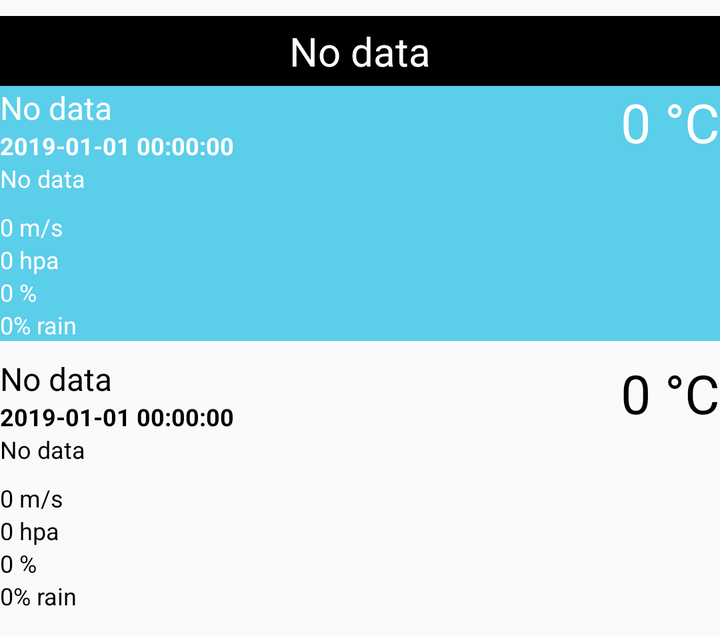
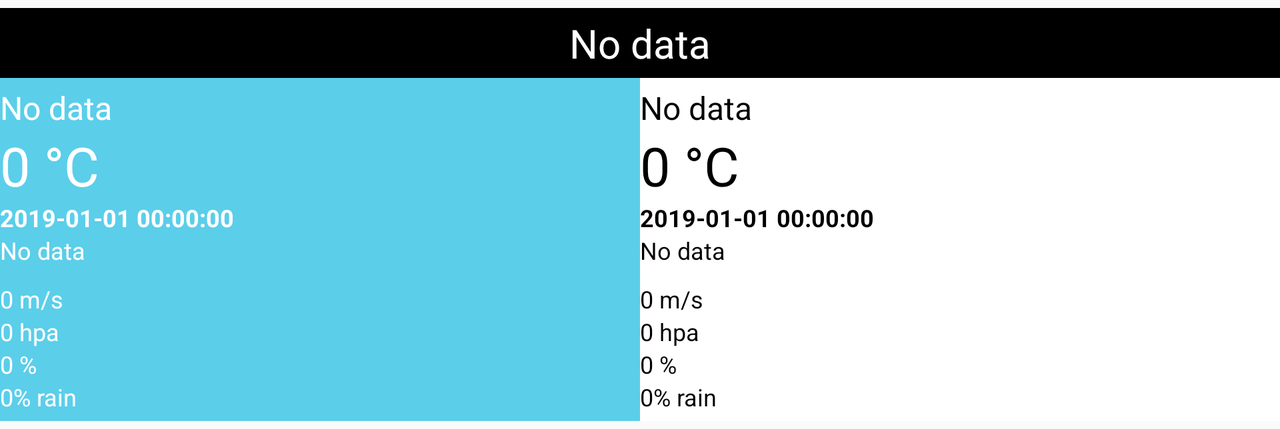

Compare how this app lays out the same screen by default and in its alternative resource folder. The renders come first, then the two layout files and the values they reference.
<!-- AndroidManifest.xml: application theme AppTheme -->
<!-- res/layout/list_trips_item.xml -->
<?xml version="1.0" encoding="utf-8"?>
<LinearLayout android:id="@+id/linearLayout"
    android:layout_width="match_parent"
    android:layout_height="wrap_content"
    android:layout_marginVertical="8dp"
    android:orientation="vertical"
    xmlns:tools="http://schemas.android.com/tools"
    xmlns:android="http://schemas.android.com/apk/res/android">

        <TextView
            android:id="@+id/widgetTitle"
            android:layout_width="match_parent"
            android:layout_height="wrap_content"
            android:textColor="@color/white"
            android:background="@color/colorPrimaryDark"
            android:textSize="20sp"
            tools:text="No data"
            android:paddingVertical="4dp"
            android:textAlignment="center"
            tools:ignore="NotSibling"/>

        <RelativeLayout
            android:layout_width="fill_parent"
            android:layout_height="wrap_content"
            android:layout_marginBottom="4dp"
            android:background="@color/colorPrimary">


            <TextView
                android:id="@+id/widgetCity"
                android:layout_width="wrap_content"
                android:layout_height="wrap_content"
                android:textColor="@color/white"
                android:textSize="16sp"
                tools:text="No data"
                android:layout_toLeftOf="@id/widgetTemperature"
                android:layout_alignParentLeft="true"
                tools:ignore="NotSibling"/>
            <TextView
                android:id="@+id/widgetTemperature"
                android:layout_width="wrap_content"
                android:layout_height="wrap_content"
                android:textColor="@color/white"
                android:textSize="27sp"
                android:layout_alignParentRight="true"
                tools:text="0 °C" />

            <ImageView
                android:id="@+id/widgetIcon"
                android:layout_width="wrap_content"
                android:layout_height="wrap_content"
                android:layout_below="@id/widgetTemperature"
                android:layout_alignParentRight="true"
                android:paddingRight="20sp"
                android:paddingTop="20sp"
                tools:ignore="NotSibling"
                />

            <TextView
                android:id="@+id/widgetTime"
                android:layout_width="wrap_content"
                android:layout_height="wrap_content"
                android:layout_below="@id/widgetCity"
                android:textColor="@color/white"
                android:textSize="12sp"
                android:textStyle="bold"
                tools:text="2019-01-01 00:00:00" />

            <TextView
                android:id="@+id/widgetDescription"
                android:layout_width="wrap_content"
                android:layout_height="wrap_content"
                android:textColor="@color/white"
                android:textSize="12sp"
                tools:text="No data"
                android:layout_below="@id/widgetTime"
                android:layout_toLeftOf="@id/widgetTemperature"
                android:layout_alignParentLeft="true"
                tools:ignore="NotSibling"/>

            <TextView
                android:id="@+id/widgetWind"
                android:layout_width="wrap_content"
                android:layout_height="wrap_content"
                android:layout_marginTop="8dp"
                android:textColor="@color/white"
                android:textSize="12sp"
                tools:text="0 m/s"
                android:layout_below="@id/widgetDescription"
                tools:ignore="NotSibling" />
            <TextView
                android:id="@+id/widgetPressure"
                android:layout_width="wrap_content"
                android:layout_height="wrap_content"
                android:textColor="@color/white"
                android:textSize="12sp"
                tools:text="0 hpa"
                android:layout_below="@id/widgetWind"
                tools:ignore="NotSibling" />
            <TextView
                android:id="@+id/widgetHumidity"
                android:layout_width="wrap_content"
                android:layout_height="wrap_content"
                android:textColor="@color/white"
                android:textSize="12sp"
                tools:text="0 %"
                android:layout_below="@id/widgetPressure"
                tools:ignore="NotSibling"/>
            <TextView
                android:id="@+id/widgetPrecip"
                android:layout_width="wrap_content"
                android:layout_height="wrap_content"
                android:layout_below="@id/widgetHumidity"
                android:textColor="@color/white"
                android:textSize="12sp"
                tools:text="0% rain" />

        </RelativeLayout>

        <RelativeLayout
            android:layout_width="fill_parent"
            android:layout_height="wrap_content"
            android:layout_marginVertical="4dp"
            >

            <TextView
                android:id="@+id/widgetCity2"
                android:layout_width="wrap_content"
                android:layout_height="wrap_content"
                android:textColor="@color/colorPrimaryDark"
                android:textSize="16sp"
                tools:text="No data"
                android:layout_toLeftOf="@id/widgetTemperature2"
                android:layout_alignParentLeft="true"
                tools:ignore="NotSibling"/>

            <TextView
                android:id="@+id/widgetTemperature2"
                android:layout_width="wrap_content"
                android:layout_height="wrap_content"
                android:textColor="@color/colorPrimaryDark"
                android:textSize="27sp"
                android:layout_alignParentRight="true"
                tools:text="0 °C" />

            <ImageView
                android:id="@+id/widgetIcon2"
                android:layout_width="wrap_content"
                android:layout_height="wrap_content"
                android:layout_below="@id/widgetTemperature2"
                android:layout_alignParentRight="true"
                android:paddingRight="20sp"
                android:paddingTop="20sp"
                tools:ignore="NotSibling"
                />

            <TextView
                android:id="@+id/widgetTime2"
                android:layout_width="wrap_content"
                android:layout_height="wrap_content"
                android:textColor="@color/colorPrimaryDark"
                android:textSize="12sp"
                android:layout_below="@id/widgetCity2"
                android:textStyle="bold"
                tools:text="2019-01-01 00:00:00" />

            <TextView
                android:id="@+id/widgetDescription2"
                android:layout_width="wrap_content"
                android:layout_height="wrap_content"
                android:textColor="@color/colorPrimaryDark"
                android:textSize="12sp"
                tools:text="No data"
                android:layout_below="@id/widgetTime2"
                android:layout_toLeftOf="@id/widgetTemperature2"
                android:layout_alignParentLeft="true"
                tools:ignore="NotSibling"/>

            <TextView
                android:id="@+id/widgetWind2"
                android:layout_width="wrap_content"
                android:layout_height="wrap_content"
                android:layout_marginTop="8dp"
                android:textColor="@color/colorPrimaryDark"
                android:textSize="12sp"
                tools:text="0 m/s"
                android:layout_below="@id/widgetDescription2"
                tools:ignore="NotSibling" />
            <TextView
                android:id="@+id/widgetPressure2"
                android:layout_width="wrap_content"
                android:layout_height="wrap_content"
                android:textColor="@color/colorPrimaryDark"
                android:textSize="12sp"
                tools:text="0 hpa"
                android:layout_below="@id/widgetWind2"
                tools:ignore="NotSibling" />
            <TextView
                android:id="@+id/widgetHumidity2"
                android:layout_width="wrap_content"
                android:layout_height="wrap_content"
                android:textColor="@color/colorPrimaryDark"
                android:textSize="12sp"
                tools:text="0 %"
                android:layout_below="@id/widgetPressure2"
                tools:ignore="NotSibling"/>
            <TextView
                android:id="@+id/widgetPrecip2"
                android:layout_width="wrap_content"
                android:layout_height="wrap_content"
                android:layout_below="@id/widgetHumidity2"
                android:textColor="@color/colorPrimaryDark"
                android:textSize="12sp"
                tools:text="0% rain" />

        </RelativeLayout>

    </LinearLayout>
<!-- resources referenced by this layout -->
<resources>
  <color name="colorPrimary">#5bceea</color>
  <color name="colorPrimaryDark">#000000</color>
  <color name="white">#ffffff</color>
  <style name="AppTheme" parent="Theme.AppCompat.Light.DarkActionBar">
          
          <item name="colorPrimary">@color/colorPrimary</item>
          <item name="colorPrimaryDark">@color/colorPrimaryDark</item>
          <item name="colorAccent">@color/colorAccent</item>
      </style>
  <color name="colorAccent">#afafaf</color>
</resources>
<!-- res/layout-land/list_trips_item.xml (the repository's variant of the layout above) -->
<!-- drawn on the phone turned sideways -->
<?xml version="1.0" encoding="utf-8"?>
<LinearLayout android:id="@+id/linearLayout"
    android:layout_width="match_parent"
    android:layout_height="wrap_content"
    android:layout_marginVertical="4dp"
    android:orientation="vertical"
    xmlns:tools="http://schemas.android.com/tools"
    xmlns:android="http://schemas.android.com/apk/res/android">

    <TextView
        android:id="@+id/widgetTitle"
        android:layout_width="match_parent"
        android:layout_height="wrap_content"
        android:textColor="@color/white"
        android:background="@color/colorPrimaryDark"
        android:textSize="20sp"
        tools:text="No data"
        android:paddingVertical="4dp"
        android:textAlignment="center"
        tools:ignore="NotSibling"/>
    <LinearLayout
        android:layout_width="match_parent"
        android:layout_height="wrap_content"
        android:orientation="horizontal">

        <LinearLayout
            android:id="@+id/linearLayout2"
            android:layout_width="wrap_content"
            android:layout_height="match_parent"
            android:layout_weight="1"
            android:background="@color/colorPrimary"
            android:paddingBottom="4dp"
            android:paddingTop="4dp"
            android:orientation="vertical">


            <TextView
                android:id="@+id/widgetCity"
                android:layout_width="wrap_content"
                android:layout_height="wrap_content"
                android:textColor="@color/white"
                android:textSize="16sp"
                tools:text="No data"
                tools:ignore="NotSibling"/>
            <RelativeLayout
                android:layout_width="fill_parent"
                android:layout_height="wrap_content">
                <TextView
                    android:id="@+id/widgetTemperature"
                    android:layout_width="wrap_content"
                    android:layout_height="wrap_content"
                    android:textColor="@color/white"
                    android:textSize="27sp"
                    tools:text="0 °C" />

                <ImageView
                    android:id="@+id/widgetIcon"
                    android:layout_width="wrap_content"
                    android:layout_height="wrap_content"
                    android:paddingEnd="20sp"
                    android:paddingTop="30sp"
                    tools:ignore="NotSibling"
                    />
            </RelativeLayout>


            <TextView
                android:id="@+id/widgetTime"
                android:layout_width="wrap_content"
                android:layout_height="wrap_content"
                android:textColor="@color/white"
                android:textSize="12sp"
                android:textStyle="bold"
                tools:text="2019-01-01 00:00:00" />

            <TextView
                android:id="@+id/widgetDescription"
                android:layout_width="wrap_content"
                android:layout_height="wrap_content"
                android:textColor="@color/white"
                android:textSize="12sp"
                tools:text="No data"
                tools:ignore="NotSibling"/>

            <TextView
                android:id="@+id/widgetWind"
                android:layout_width="wrap_content"
                android:layout_height="wrap_content"
                android:layout_marginTop="8dp"
                android:textColor="@color/white"
                android:textSize="12sp"
                tools:text="0 m/s"
                tools:ignore="NotSibling" />
            <TextView
                android:id="@+id/widgetPressure"
                android:layout_width="wrap_content"
                android:layout_height="wrap_content"
                android:textColor="@color/white"
                android:textSize="12sp"
                tools:text="0 hpa"
                tools:ignore="NotSibling" />
            <TextView
                android:id="@+id/widgetHumidity"
                android:layout_width="wrap_content"
                android:layout_height="wrap_content"
                android:textColor="@color/white"
                android:textSize="12sp"
                tools:text="0 %"
                tools:ignore="NotSibling"/>
            <TextView
                android:id="@+id/widgetPrecip"
                android:layout_width="wrap_content"
                android:layout_height="wrap_content"
                android:textColor="@color/white"
                android:textSize="12sp"
                tools:text="0% rain" />

        </LinearLayout>

        <LinearLayout
            android:id="@+id/linearLayout3"
            android:layout_width="wrap_content"
            android:layout_height="match_parent"
            android:layout_weight="1"
            android:background="@color/white"
            android:gravity="start"
            android:paddingBottom="4dp"
            android:paddingTop="4dp"
            android:orientation="vertical">

            <TextView
                android:id="@+id/widgetCity2"
                android:layout_width="wrap_content"
                android:layout_height="wrap_content"
                android:textColor="@color/colorPrimaryDark"
                android:textSize="16sp"
                tools:text="No data"
                tools:ignore="NotSibling"/>

            <RelativeLayout
                android:layout_width="fill_parent"
                android:layout_height="wrap_content">
                <TextView
                    android:id="@+id/widgetTemperature2"
                    android:layout_width="wrap_content"
                    android:layout_height="wrap_content"
                    android:textColor="@color/colorPrimaryDark"
                    android:textSize="27sp"
                    tools:text="0 °C" />

                <ImageView
                    android:id="@+id/widgetIcon2"
                    android:layout_width="wrap_content"
                    android:layout_height="wrap_content"
                    android:paddingEnd="20sp"
                    android:paddingTop="30sp"
                    tools:ignore="NotSibling"
                    />
            </RelativeLayout>

            <TextView
                android:id="@+id/widgetTime2"
                android:layout_width="wrap_content"
                android:layout_height="wrap_content"
                android:textColor="@color/colorPrimaryDark"
                android:textSize="12sp"
                android:textStyle="bold"
                tools:text="2019-01-01 00:00:00" />

            <TextView
                android:id="@+id/widgetDescription2"
                android:layout_width="wrap_content"
                android:layout_height="wrap_content"
                android:textColor="@color/colorPrimaryDark"
                android:textSize="12sp"
                tools:text="No data"
                tools:ignore="NotSibling"/>

            <TextView
                android:id="@+id/widgetWind2"
                android:layout_width="wrap_content"
                android:layout_height="wrap_content"
                android:layout_marginTop="8dp"
                android:textColor="@color/colorPrimaryDark"
                android:textSize="12sp"
                tools:text="0 m/s"
                tools:ignore="NotSibling" />
            <TextView
                android:id="@+id/widgetPressure2"
                android:layout_width="wrap_content"
                android:layout_height="wrap_content"
                android:textColor="@color/colorPrimaryDark"
                android:textSize="12sp"
                tools:text="0 hpa"
                tools:ignore="NotSibling" />
            <TextView
                android:id="@+id/widgetHumidity2"
                android:layout_width="wrap_content"
                android:layout_height="wrap_content"
                android:textColor="@color/colorPrimaryDark"
                android:textSize="12sp"
                tools:text="0 %"
                tools:ignore="NotSibling"/>
            <TextView
                android:id="@+id/widgetPrecip2"
                android:layout_width="wrap_content"
                android:layout_height="wrap_content"
                android:textColor="@color/colorPrimaryDark"
                android:textSize="12sp"
                tools:text="0% rain" />

        </LinearLayout>
    </LinearLayout>

</LinearLayout>
